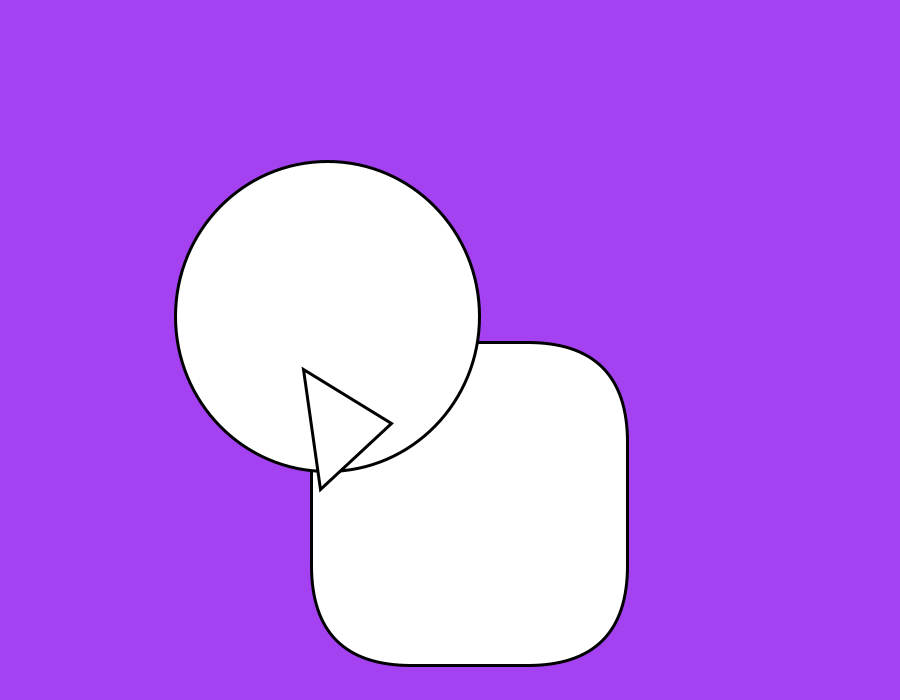
Frame 1 (no input)
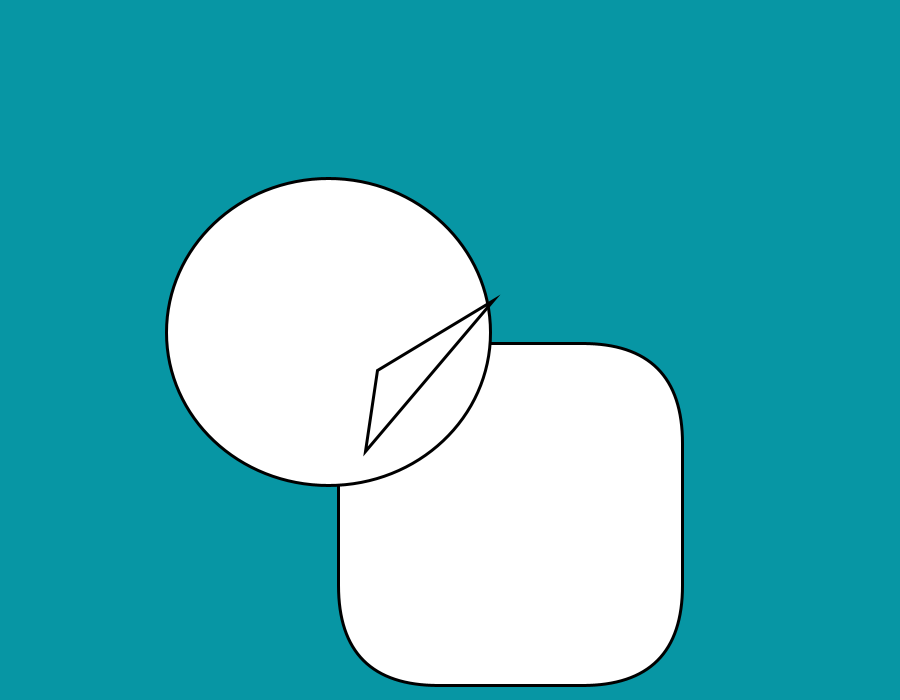
Frame 60 (the mouse pressed at the canvas centre just before this capture)
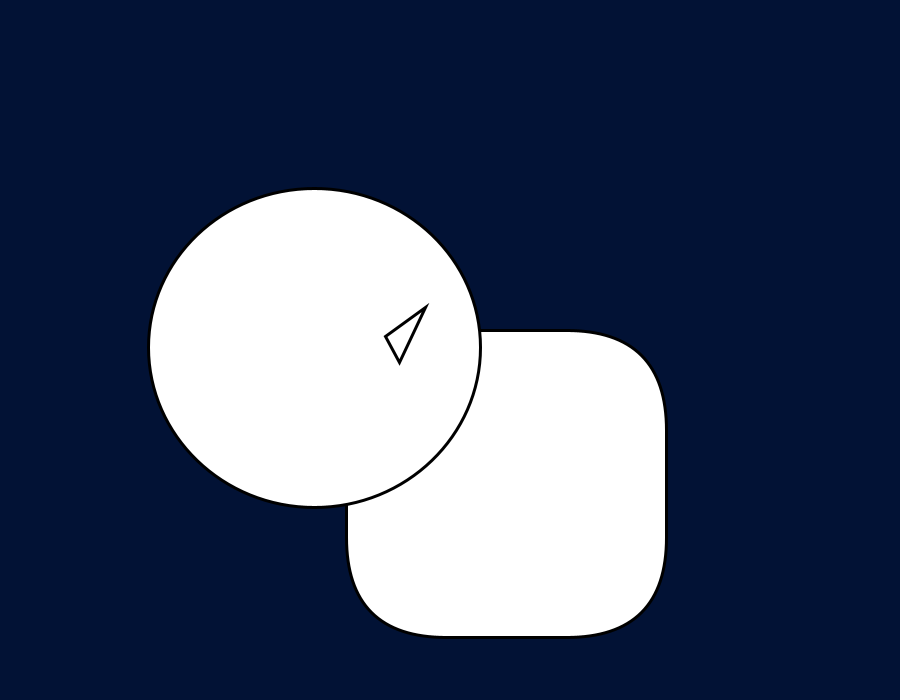
Frame 120 (the mouse held since frame 60 and released just before this capture)

The Processing sketch that drew these frames (run headless with seeded random() and noise(); from frame 60 on, the mouse is pressed at the canvas centre):

// Processing sketch: processing_182265
// ── processing_182265.pde

float x,y;  
void setup()
{
  size(900,700);
  stroke(0);
  strokeWeight(3);
  x=width/2;
  y=height/2;
}

void draw()
{
  background(random(0,255),random(0,255),random(0,255));
  rect(random(300,350),random(300,350),random(300,350),random(300,350),100);
  ellipse(random(300,350),random(300,350),random(300,350),random(300,350));
  triangle(random(300,500),random(300,500),random(300,500),random(300,500),random(300,500),random(300,500));
  x=x+random(0.1,2);
  y=y+random(0.1,2);
  
   
  if((y>height)||(x>width))
  {
    fill(random(0,255),random(0,255),random(0,255));
    stroke(random(0,255),random(0,255),random(0,255),random(0,255));
    strokeWeight(random(1,8));
   x=random(0,width);
   y=random(0,height);
  }
  
}
